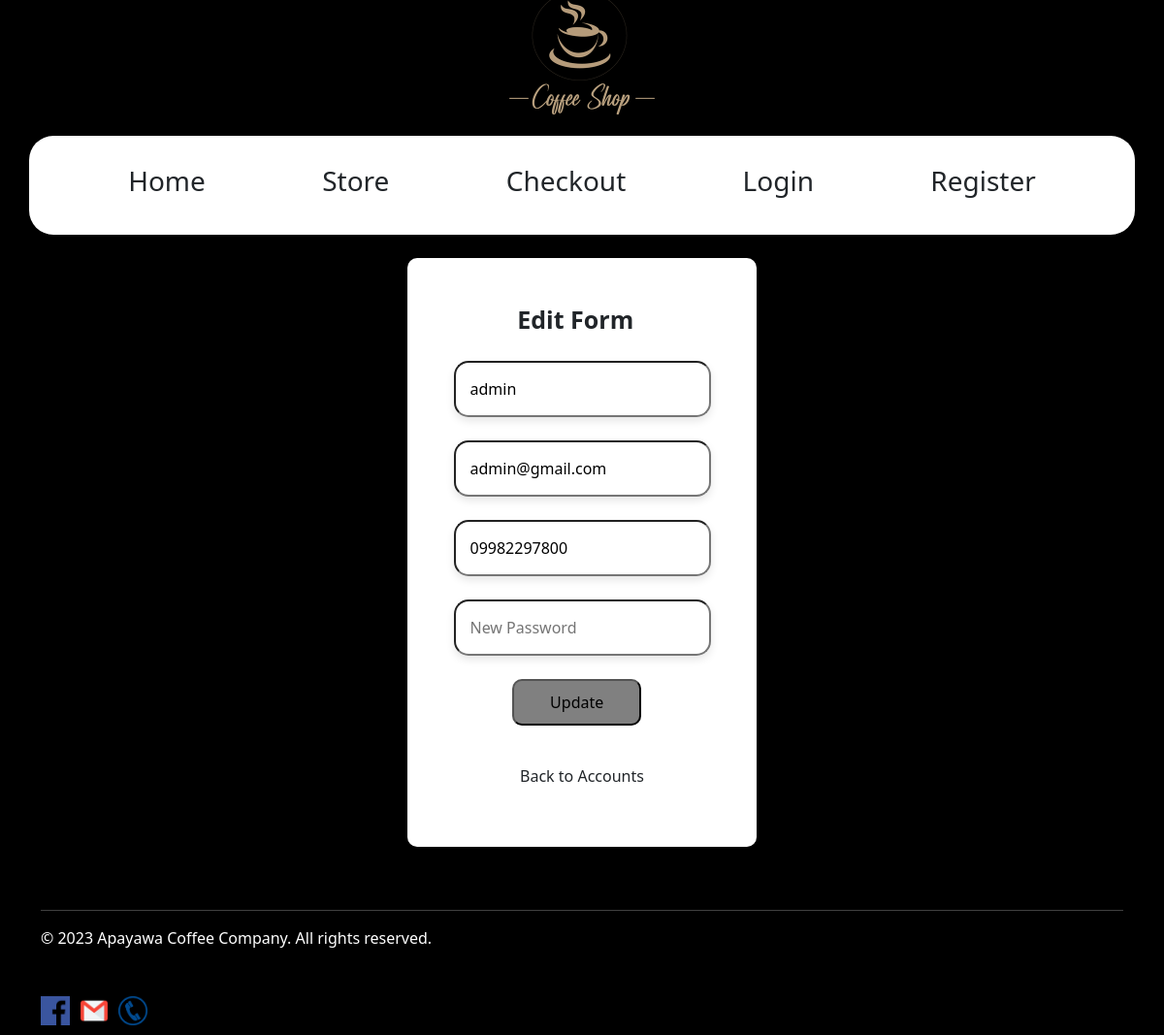
The page /edit-form.php?customerid=5 on the database its author committed.
### tables this page shows
CREATE TABLE `customeraccounts` (
  `AccountID` int(11) NOT NULL,
  `CustomerID` int(11) DEFAULT NULL,
  `Username` varchar(100) NOT NULL,
  `Password` varchar(100) NOT NULL,
  `IsAdmin` tinyint(1) DEFAULT 0
);

CREATE TABLE `customers` (
  `CustomerID` int(11) NOT NULL,
  `Name` varchar(100) NOT NULL,
  `Email` varchar(100) DEFAULT NULL,
  `Phone` varchar(20) DEFAULT NULL,
  `IsAdmin` int(11) DEFAULT NULL
);

### edit-form.php (the view, shortened to what this page needs)
<?php
include "script/database.php";
$customer_name = isset($_GET['customername']) ? urldecode($_GET['customername']) : '';
if(isset($_GET['customerid'])) {
    $customerid = $_GET['customerid'];
    $query = "SELECT c.*, ca.Password AS Password FROM customers c INNER JOIN customeraccounts ca ON c.CustomerID = ca.CustomerID WHERE c.CustomerID = $customerid";
    $result = mysqli_query($connection, $query);
    if($result && mysqli_num_rows($result) > 0) {
        $customer = mysqli_fetch_assoc($result);
        $customer_name = $customer['Name'];
        $email = $customer['Email'];
        $phone_number = $customer['Phone'];
    } else {
        $error_message = "Customer not found.";
    }
} else {
    $error_message = "Customer ID not provided.";
}
?>
<!DOCTYPE html>
<html lang="en">
<head>
    <link rel="stylesheet"  href="css/login.css">
    <link rel="stylesheet" type="text/css" href="css/font.css">
    <link rel="stylesheet" type="text/css" href="css/bootstrap.min.css">
</head>
<body style="background-color: black;">
<?php include "script/header.php";?>
<div class="container" style="background-color: white; width:30%; padding:45px;">
    <label style="display:flex; margin-right:5%;">Edit Form</label>
    <div class="login">
    <form method="POST" action="">
    <div class="input-container"><br>
    <input type="text" name="username" value="<?php echo isset($customer_name) ? $customer_name : ''; ?>" placeholder="Username" required>
    </div><br>
    <div class="input-container">
        <input type="email" name="email" value="<?php echo isset($email) ? $email : ''; ?>" placeholder="Email" required>
    </div><br>
    <div class="input-container">
        <input type="tel" name="phone_number" value="<?php echo isset($phone_number) ? $phone_number : ''; ?>" placeholder="Phone Number" required>
    </div><br>
    <div class="input-container">
        <input type="password" name="password" placeholder="New Password">
    </div><br>
    <button style="border-radius:10px; margin-left:23%; padding:10px; width:50%;">Update</button>
</form>
    </div><br>
    <a href="accounts.php"><p>Back to Accounts</p></a>
</div>
<?php include "script/footer.php";?>
</body>
</html>

### css/login.css (style rules this page uses)
a { text-decoration: none !important; color:inherit !important; }
* { margin:0; margin-top:0; }
body { font-family:Verdana, Geneva, Tahoma, sans-serif; background-color: black; }
label { text-align: center; display:flex; align-items: center; justify-content: center; margin-right:25%; font-weight:800; font-size:25px; }
.container { width:20%; margin: auto; justify-content: space-around; border-radius:10px; }
p { text-align: center; font-weight:500; }
.login { justify-content: center; display:flex; }
.input-container { flex-direction: column; }
input { padding:15px; border-radius:15px; box-shadow: 0 4px 8px rgba(0, 0, 0, 0.1); }
button { display:flex; justify-content: center; background-color: gray; border-radius:15%; margin-left:25%; }

### rows shown on the page
customeraccounts: username "admin", email "admin@gmail.com", phone_number "09982297800"
